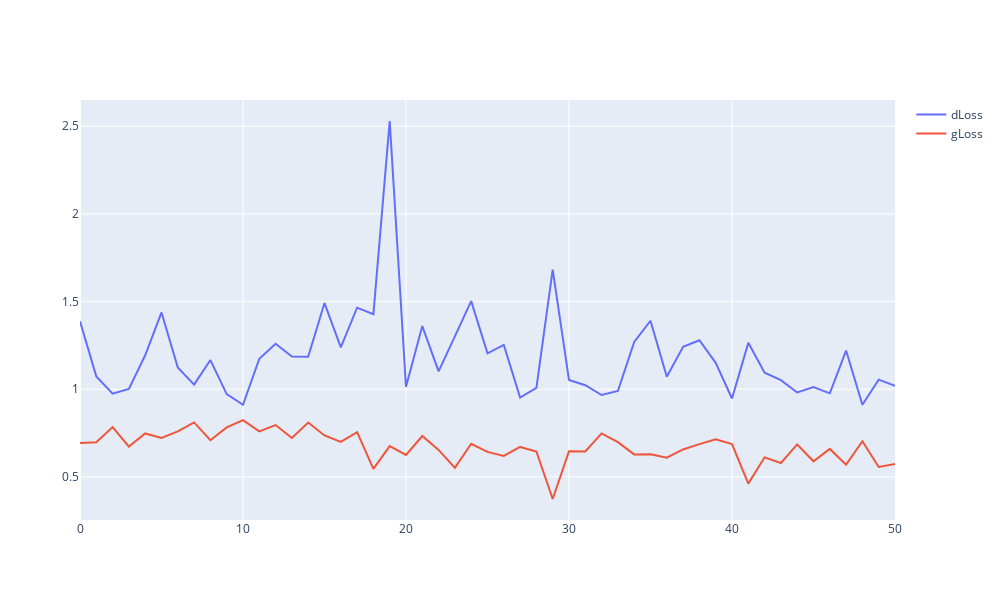

Here is the notebook cell this chart was saved with:
### Code cell
fig2 = go.Figure()

fig2.add_trace(go.Scatter(y=dLoss, mode="lines", showlegend=True, name='dLoss'))
fig2.add_trace(go.Scatter(y=gLoss, mode="lines", showlegend=True, name='gLoss'))
#fig2.add_trace(go.Scatter(y=acc, mode="lines", showlegend=True, name='acc'))
fig2.update_layout(width=1000, height=600)

fig2.show()
